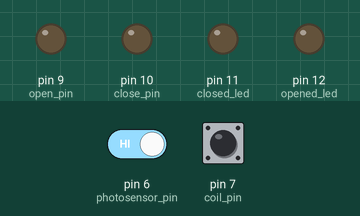
Simulated run of this program. Board: Arduino Nano, built with avr-gcc and run on an emulated ATmega328P. Parts: output pins drawn as LEDs (lit = HIGH). The test bench sets the inputs (shaded band); at power-on: pin 7 (coil_pin) HIGH, pin 6 (photosensor_pin) HIGH.

Above: at 1.2 s.
1.3 s: pin 7 (coil_pin) pulled LOW for 3.2 s
At 4.0 s:
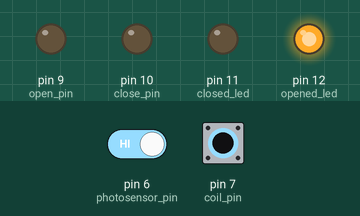
7.2 s: pin 7 (coil_pin) pulled LOW for 1 s
At 9.8 s:
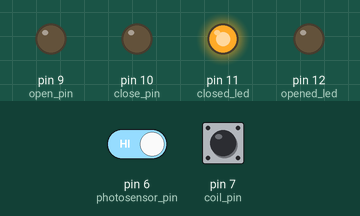
9.9 s: pin 6 (photosensor_pin) driven LOW
At 11.5 s:
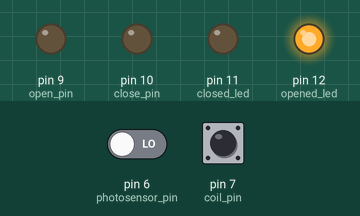
12.3 s: pin 6 (photosensor_pin) driven HIGH
At 13.4 s:
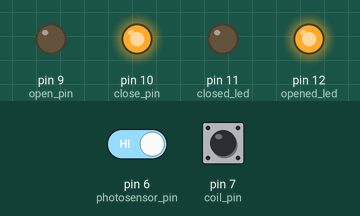
Timing chart, 0 to 15.3 s (numbered marks = the images above; inputs shaded):
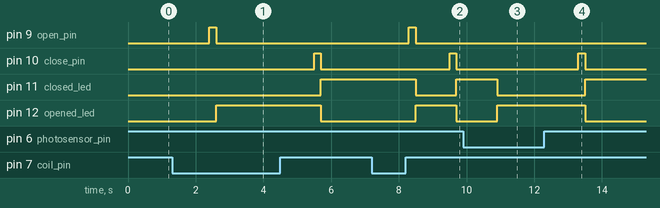

The program:

main.cpp
```cpp
#include "header.h"

bool photosensor_status;    // photosensor status
bool coil_status;           // coil status
bool openedOrClosed;        // 0 - closed, 1 - opened

unsigned long start_time = 0;
unsigned long finish_time = 0;
unsigned long duration_time = 0;
unsigned long hold_time = 1000;
bool last_condition_photosensor = false;
bool current_condition_photosensor;
bool last_condition_coil = false;
bool current_condition_coil;

void setup()
{
    pinMode(photosensor_pin, INPUT_PULLUP);
    pinMode(coil_pin, INPUT_PULLUP);
    pinMode(open_pin, OUTPUT);
    pinMode(config_pin, INPUT_PULLUP);
    pinMode(close_pin, OUTPUT);
    pinMode(opened_led, OUTPUT);
    pinMode(closed_led, OUTPUT);
    digitalWrite(close_pin, 0);
}

void loop()
{
    //if (1-0 or 0-1 or 0-0) retern 1 else 0
    photosensor_status = digitalRead(photosensor_pin);
    coil_status = digitalRead(coil_pin);
    if ((photosensor_status && !coil_status) && !openedOrClosed) // EXIT low coil signal
    {
        if (!readCoil())
        {
            control(OPEN);
            openedOrClosed = 1;
        }
    }
    else if ((photosensor_status && coil_status) && openedOrClosed) // EXIT coil signal is gone
    {
        if (readCoil())
        {
            control(CLOSE);
            openedOrClosed = 0;
        }
    }
    else if ((!photosensor_status && coil_status) && !openedOrClosed) // ENTRY low photosens signal
    {
        if (!readPhotosensor())
        {
            ledSwitch(1);
            openedOrClosed = 1;
        }
    }
    else if ((photosensor_status && coil_status) && openedOrClosed) // ENTRY photosens signal is gone
    {
        if (readPhotosensor())
        {
            control(CLOSE);
            openedOrClosed = 0;
        }
    }
    else if (!photosensor_status && !coil_status)                   // BOTH signals is low
    {
        while (1)
        {
            if (digitalRead(photosensor_pin) && digitalRead(coil_pin)) // BOTH signals is HIGH => CLOSE
            {
                control(CLOSE);
                openedOrClosed = 0;
                break;
            }
        }
    }
}

bool readPhotosensor()
{
    current_condition_photosensor = digitalRead(photosensor_pin);
    if (!current_condition_photosensor && !last_condition_photosensor)
    {
        start_time = millis();
        last_condition_photosensor = true;
        while (1)
        {
            duration_time = millis() - start_time;
            Serial.println((String)duration_time);

            if (digitalRead(photosensor_pin))
            {
                last_condition_photosensor = false;
                return 1;
            }
            else
            {
                if (duration_time >= hold_time) break;
            }
        }
        last_condition_photosensor = false;
        return 0;
    }
    else if (!current_condition_photosensor && last_condition_photosensor);
    else if (current_condition_photosensor && last_condition_photosensor) last_condition_photosensor = false;
    else return 1;
}

bool readCoil()
{
    current_condition_coil = digitalRead(coil_pin);
    if (!current_condition_coil && !last_condition_coil)
    {
        start_time = millis();
        last_condition_coil = true;
        while (1)
        {
            duration_time = millis() - start_time;
            Serial.println((String)duration_time);

            if (digitalRead(coil_pin))
            {
                last_condition_coil = false;
                return 1;
            }
            else
            {
                if (duration_time >= hold_time) break;
            }
        }
        last_condition_coil = false;
        return 0;
    }
    else if (!current_condition_coil && last_condition_coil);
    else if (current_condition_coil && last_condition_coil) last_condition_coil = false;
    else return 1;
}

void control(int com)
{
    // Control the output
    delay(com ? delayBeforeOpen : delayBeforeClose);
    digitalWrite(com ? open_pin : close_pin, 1);
    delay(com ? durationOpenSignal : durationCloseSignal);
    digitalWrite(com ? open_pin : close_pin, 0);
    digitalWrite(closed_led, com ? 0 : 1);
    digitalWrite(opened_led, com ? 1 : 0);
}

void ledSwitch(int com)
    {
        digitalWrite(closed_led, com ? 0 : 1);
        digitalWrite(opened_led, com ? 1 : 0);
    }
```

header.h
```cpp
#include "Arduino.h"

#define photosensor_pin 6   // coil pin
#define coil_pin 7          // photosensor pin
#define open_pin 9          // open by coil pin barrier
#define config_pin 8        //
#define close_pin 10        // close pin barrier
#define closed_led 11
#define opened_led 12
#define OPEN 1
#define CLOSE 0
#define delayBeforeClose 1000
#define durationCloseSignal 200
#define delayBeforeOpen 100
#define durationOpenSignal 200

bool readPhotosensor();
bool readCoil();
void control(int com);
void ledSwitch(int com);
```

Measured:
- after the input at 1.3 s, pin 9 (open_pin): LOW → HIGH after 1.1 s, → LOW 0.20 s later; pin 10 (close_pin): LOW → HIGH after 4.2 s, → LOW 0.20 s later; pin 11 (closed_led): LOW → HIGH after 4.4 s; pin 12 (opened_led): LOW → HIGH after 1.3 s, → LOW 3.1 s later
- after the input at 7.2 s, pin 9 (open_pin): LOW → HIGH after 1.1 s, → LOW 0.20 s later; pin 10 (close_pin): LOW → HIGH after 2.3 s, → LOW 0.20 s later; pin 11 (closed_led): HIGH → LOW after 1.3 s, → HIGH 1.2 s later; pin 12 (opened_led): LOW → HIGH after 1.3 s, → LOW 1.2 s later
- after the input at 9.9 s, pin 11 (closed_led): HIGH → LOW after 1.0 s; pin 12 (opened_led): LOW → HIGH after 1.0 s
- after the input at 12.3 s, pin 10 (close_pin): LOW → HIGH after 1.0 s, → LOW 0.20 s later; pin 11 (closed_led): LOW → HIGH after 1.2 s; pin 12 (opened_led): HIGH → LOW after 1.2 s
